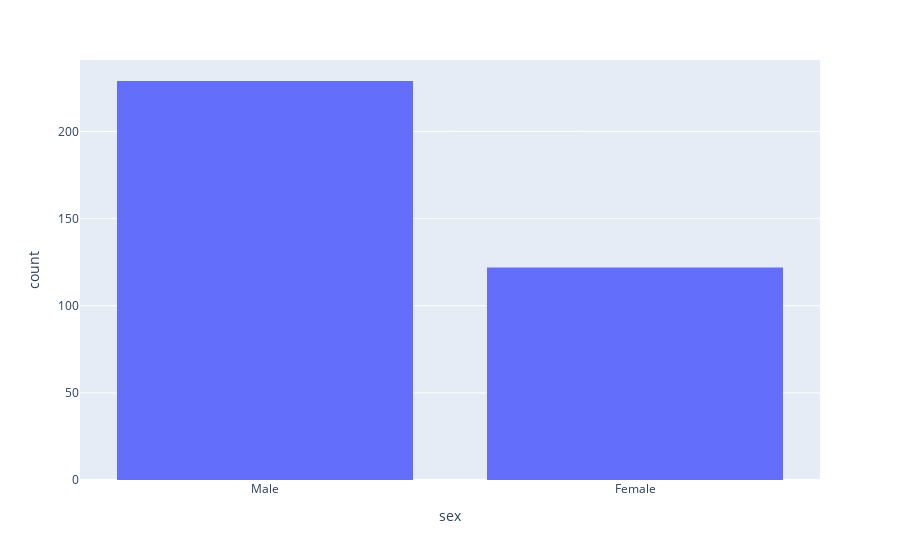

Notebook code cell kept with this figure:
### Code cell
fig = px.histogram(train_df, x="sex")
fig.show()

### Figure 1 — Plotly figure (JSON) as saved in the notebook; plotly's stock layout.template omitted (floating-point values rounded to 4 significant figures; data arrays with more than 128 entries replaced by an {"elided": "..."} marker saying what was removed)
{"data": [{"alignmentgroup": "True", "bingroup": "x", "hovertemplate": "sex=%{x}<br>count=%{y}<extra></extra>", "legendgroup": "", "marker": {"color": "#636efa", "pattern": {"shape": ""}}, "name": "", "offsetgroup": "", "orientation": "v", "showlegend": false, "type": "histogram", "x": {"elided": "351 str values"}, "xaxis": "x", "yaxis": "y"}], "layout": {"autosize": true, "barmode": "relative", "legend": {"tracegroupgap": 0}, "margin": {"t": 60}, "xaxis": {"anchor": "y", "autorange": true, "domain": [0, 1], "range": [-0.5, 1.5], "title": {"text": "sex"}, "type": "category"}, "yaxis": {"anchor": "x", "autorange": true, "domain": [0, 1], "range": [0, 241.1], "title": {"text": "count"}}}}
